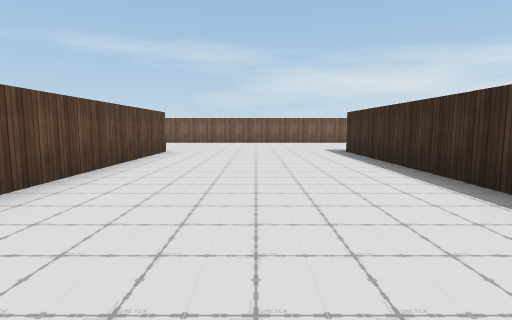
view 1 (above)

19 first-person views from a walk through a Unity game level. The camera is 1.3 m above the floor, tilts 6° down and sees 80° across. The floor is counted in squares, 2 m on a side. Each view is taken from the middle of a square. On the plan, view 1 faces up. The plan holds only what a view shows up to about 10 squares ahead; the rest is blank. The place goes on beyond the plan. Some surface patterns are stand-ins.

view 2
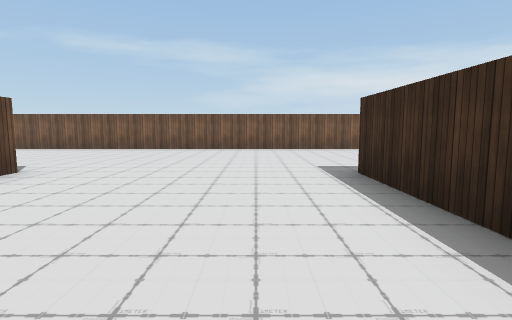

view 3
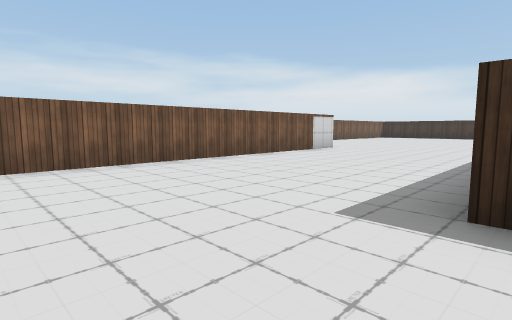

view 4
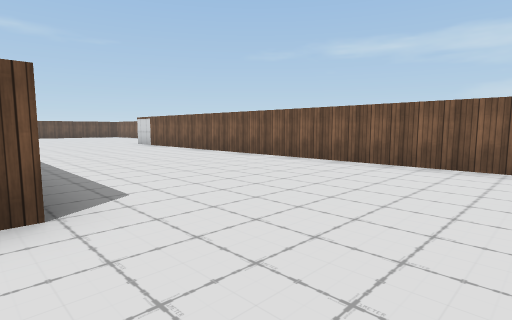

view 5
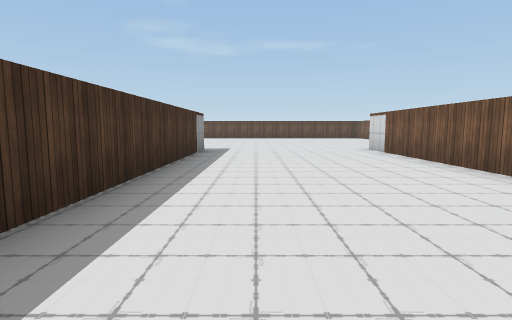

view 6
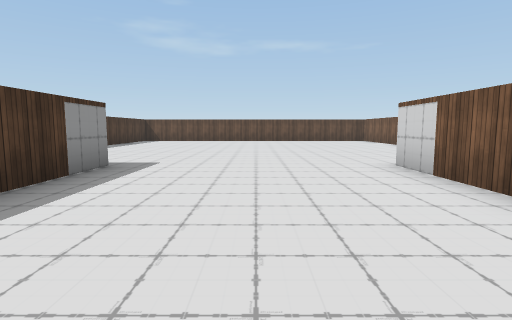

view 7
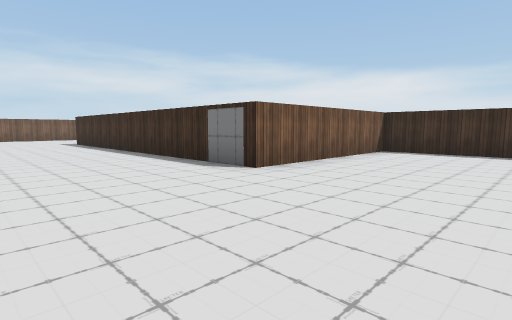

view 8
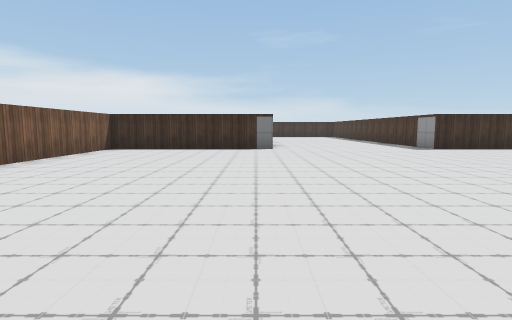

view 9
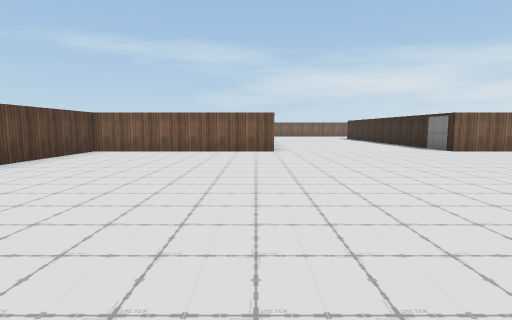

view 10
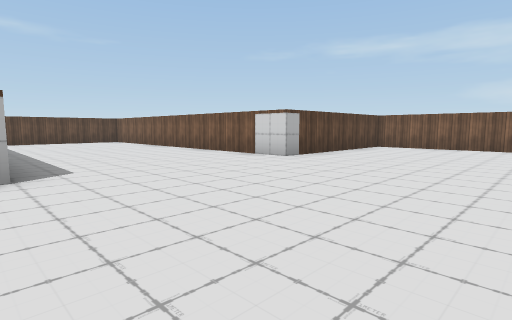

view 11
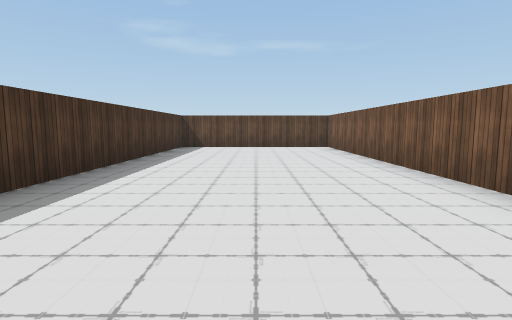

view 12
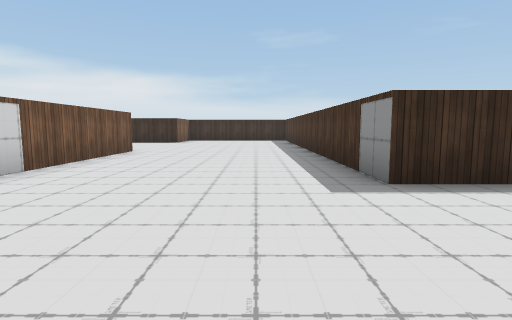

view 13
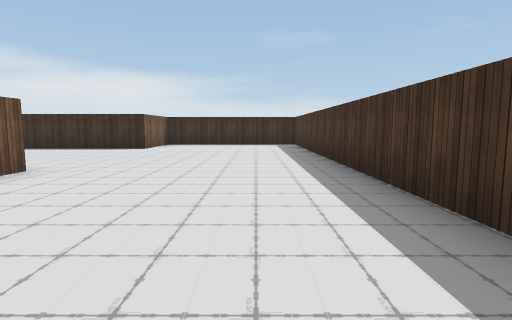

view 14
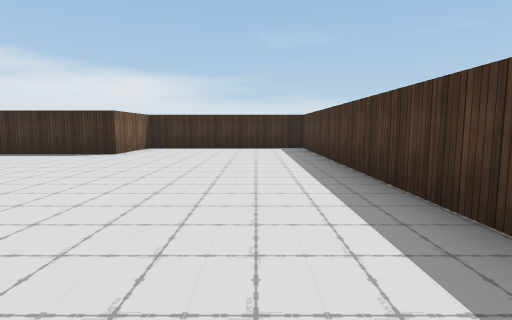

view 15
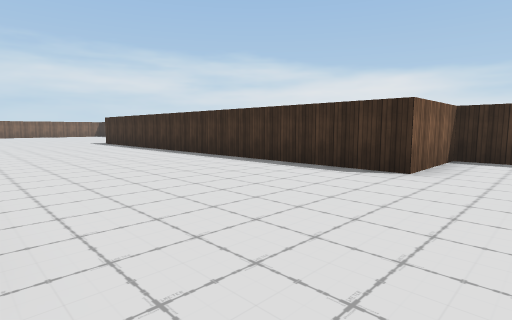

view 16
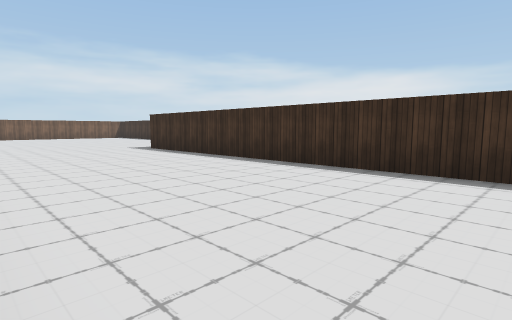

view 17
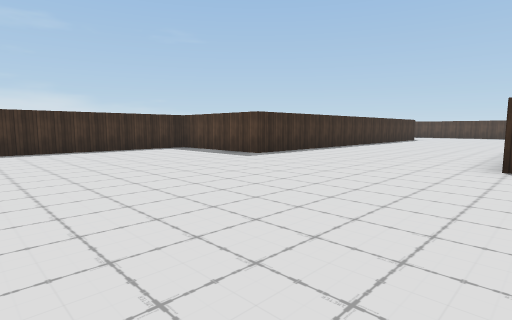

view 18
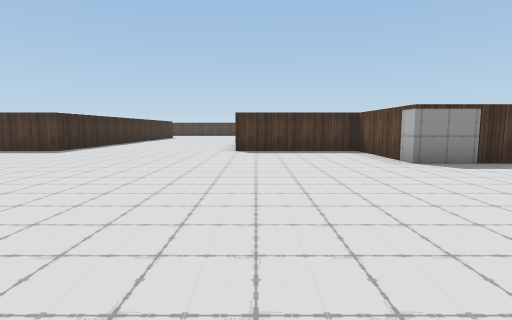

view 19
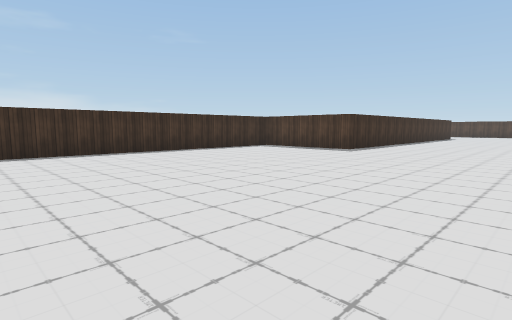

### Floor plan
Points are (right, up) in squares from view 1. A wall is a line through its corners. A room is listed if a view was taken in it or the views show most of it. See-through windows are left out.
Room 1 (views 1, 2, 3, 4, 5, 6, 7, 8, 9, 10, 11, 12, 13, 14, 15, 16, 17, 18, 19)
walls: (-2.4, -1.5) (-7.5, -1.5) (-7.5, -6.5) (-16.5, -6.5); (-2.5, 8.5) (-2.5, 2.9); (7.2, 8.4) (9.1, 8.4) (9.1, 5.4) (12.6, 5.4); (7.5, -6.6) (7.5, -1.5) (2.5, -1.5) (2.5, 8.5); (12.6, -6.5) (8.1, -6.5); (8.9, 13.4) (-12.4, 13.4); (7.5, -12.5) (7.5, -11.5) (20, -11.5) (20, -6.5) (17.6, -6.5) (17.6, 5.4) (20.6, 5.4); (-12.4, 8.4) (-4.8, 8.4); (21.1, 5.8) (21.1, 13.4); (-16.5, -11.5) (-9.9, -11.5)

Where each view was taken, in squares from view 1:
view 1: 0 up, 0 right, facing up
view 2: 4 up, 1 right, facing up
view 3: 8 up, 0 right, facing up-right
view 4: 8 up, 0 right, facing up-left
view 5: 10 up, 3 left, facing left
view 6: 11 up, 7 left, facing left
view 7: 5 down, 1 left, facing up-right
view 8: 6 down, 2 left, facing right
view 9: 10 down, 3 left, facing up
view 10: 12 down, 3 left, facing up-left
view 11: 9 down, 7 left, facing left
view 12: 10 down, 4 right, facing right
view 13: 10 down, 8 right, facing right
view 14: 10 down, 10 right, facing right
view 15: 8 down, 13 right, facing up-right
view 16: 4 down, 13 right, facing up-right
view 17: 11 up, 12 right, facing down-right
view 18: 14 up, 12 right, facing down
view 19: 14 up, 13 right, facing down-right
